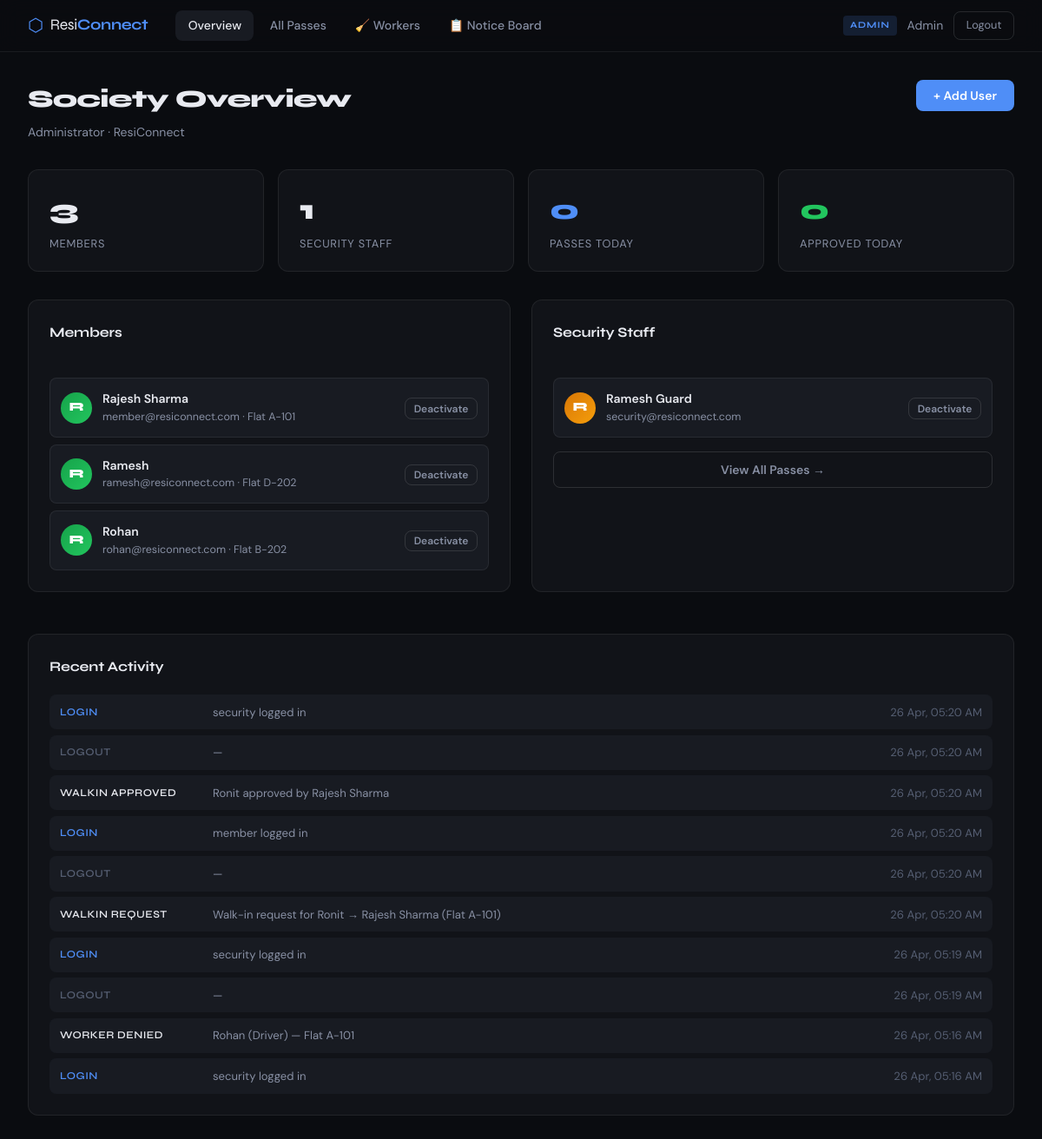
The page /admin (signed in) on the database its author committed.
### app.py (models this page shows)
class User(db.Model):
    id = db.Column(db.Integer, primary_key=True)
    name = db.Column(db.String(100), nullable=False)
    email = db.Column(db.String(120), unique=True, nullable=False)
    password = db.Column(db.String(200), nullable=False)
    role = db.Column(db.String(20), nullable=False)  # admin, member, security
    flat_number = db.Column(db.String(20))
    created_at = db.Column(db.DateTime, default=datetime.utcnow)
    is_active = db.Column(db.Boolean, default=True)

class ActivityLog(db.Model):
    id = db.Column(db.Integer, primary_key=True)
    action = db.Column(db.String(200), nullable=False)
    user_id = db.Column(db.Integer, db.ForeignKey('user.id'))
    guest_pass_id = db.Column(db.Integer, db.ForeignKey('guest_pass.id'))
    timestamp = db.Column(db.DateTime, default=datetime.utcnow)
    details = db.Column(db.String(500))

### app.py (the view)
@app.route('/admin')
@role_required('admin')
def admin_dashboard():
    total_members = User.query.filter_by(role='member', is_active=True).count()
    total_security = User.query.filter_by(role='security', is_active=True).count()
    today = datetime.utcnow().date()
    today_passes = GuestPass.query.filter(
        db.func.date(GuestPass.created_at) == today).count()
    approved_today = GuestPass.query.filter(
        db.func.date(GuestPass.scanned_at) == today,
        GuestPass.status == 'approved').count()
    recent_logs = ActivityLog.query.order_by(
        ActivityLog.timestamp.desc()).limit(10).all()
    members = User.query.filter_by(role='member').order_by(User.name).all()
    security_staff = User.query.filter_by(role='security').order_by(User.name).all()
    return render_template('admin_dashboard.html',
        user=User.query.get(session['user_id']),
        total_members=total_members, total_security=total_security,
        today_passes=today_passes, approved_today=approved_today,
        recent_logs=recent_logs, members=members, security_staff=security_staff)

### app.py (called while the page is built)
def role_required(*roles):
    def decorator(f):
        @wraps(f)
        def decorated(*args, **kwargs):
            if 'user_id' not in session:
                return redirect(url_for('login'))
            user = User.query.get(session['user_id'])
            if user.role not in roles:
                flash('Access denied.', 'error')
                return redirect(url_for('dashboard'))
            return f(*args, **kwargs)
        return decorated
    return decorator

### templates/admin_dashboard.html (shortened to what this page needs)
{% extends "base.html" %}
{% block content %}
<div class="page-header">
  <div>
    <h1 class="page-title">Society Overview</h1>
    <p class="page-sub">Administrator · ResiConnect</p>
  </div>
  <button class="btn btn-primary" onclick="openModal('addUserModal')">+ Add User</button>
</div>
<div class="stats-row">
  <div class="stat-card">
    <div class="stat-num">{{ total_members }}</div>
    <div class="stat-label">Members</div>
  </div>
  <div class="stat-card">
    <div class="stat-num">{{ total_security }}</div>
    <div class="stat-label">Security Staff</div>
  </div>
  <div class="stat-card accent-blue">
    <div class="stat-num">{{ today_passes }}</div>
    <div class="stat-label">Passes Today</div>
  </div>
  <div class="stat-card accent-green">
    <div class="stat-num">{{ approved_today }}</div>
    <div class="stat-label">Approved Today</div>
  </div>
</div>
<div class="two-col">
  <div class="section">
    <div class="section-header">
      <h2 class="section-title">Members</h2>
    </div>
    <div class="user-list">
      {% for m in members %}
      <div class="user-row {% if not m.is_active %}inactive{% endif %}">
        <div class="user-init member-init">{{ m.name[0].upper() }}</div>
        <div class="user-info">
          <div class="user-name-row">{{ m.name }}</div>
          <div class="user-meta">{{ m.email }} {% if m.flat_number %}· Flat {{ m.flat_number }}{% endif %}</div>
        </div>
        <form method="POST" action="{{ url_for('toggle_user', uid=m.id) }}">
          <button class="btn btn-xs {% if m.is_active %}btn-outline{% else %}btn-primary{% endif %}">
            {% if m.is_active %}Deactivate{% else %}Activate{% endif %}
          </button>
        </form>
      </div>
      {% endfor %}
    </div>
  </div>
  <div class="section">
    <div class="section-header">
      <h2 class="section-title">Security Staff</h2>
    </div>
    <div class="user-list">
      {% for s in security_staff %}
      <div class="user-row {% if not s.is_active %}inactive{% endif %}">
        <div class="user-init security-init">{{ s.name[0].upper() }}</div>
        <div class="user-info">
          <div class="user-name-row">{{ s.name }}</div>
          <div class="user-meta">{{ s.email }}</div>
        </div>
        <form method="POST" action="{{ url_for('toggle_user', uid=s.id) }}">
          <button class="btn btn-xs {% if s.is_active %}btn-outline{% else %}btn-primary{% endif %}">
            {% if s.is_active %}Deactivate{% else %}Activate{% endif %}
          </button>
        </form>
      </div>
      {% endfor %}
    </div>
    <div class="mt-2">
      <a href="{{ url_for('admin_all_passes') }}" class="btn btn-outline btn-full">View All Passes →</a>
    </div>
  </div>
</div>
<div class="section">
  <h2 class="section-title">Recent Activity</h2>
  <div class="log-list">
    {% for log in recent_logs %}
    <div class="log-row">
      <div class="log-action log-{{ log.action.lower() }}">{{ log.action.replace('_', ' ') }}</div>
      <div class="log-detail">{{ log.details or '—' }}</div>
      <div class="log-time">{{ log.timestamp.strftime('%d %b, %I:%M %p') }}</div>
    </div>
    {% endfor %}
  </div>
</div>
{% endblock %}

### static/css/main.css (style rules this page uses)
:root { --bg: #0a0c10; --bg2: #111318; --bg3: #181b22; --bg4: #1f222b; --border: rgba(255,255,255,0.07); --border2: rgba(255,255,255,0.12); --text: #e8eaf0; --text2: #8890a4; --text3: #555e72; --accent: #4f8ef7; --accent2: #2563d4; --green: #22c55e; --green2: #16a34a; --red: #ef4444; --red2: #dc2626; --yellow: #eab308; --orange: #f97316; --radius: 12px; --radius-sm: 8px; --shadow: 0 4px 24px rgba(0,0,0,0.4); --shadow-lg: 0 12px 48px rgba(0,0,0,0.6); }
*, *::before, *::after { box-sizing: border-box; margin: 0; padding: 0; }
html { font-size: 16px; -webkit-font-smoothing: antialiased; }
body { background: var(--bg); color: var(--text); font-family: 'DM Sans', sans-serif; min-height: 100vh; line-height: 1.6; }
.page-header { display: flex; align-items: flex-start; justify-content: space-between; margin-bottom: 2rem; }
.page-title { font-family: 'Syne', sans-serif; font-size: 1.75rem; font-weight: 800; letter-spacing: -0.03em; color: var(--text); }
.page-sub { color: var(--text2); font-size: 0.875rem; margin-top: 0.25rem; }
.stats-row { display: grid; grid-template-columns: repeat(auto-fit, minmax(160px, 1fr)); gap: 1rem; margin-bottom: 2rem; }
.stat-card { background: var(--bg2); border: 1px solid var(--border); border-radius: var(--radius); padding: 1.25rem 1.5rem; transition: border-color 0.2s; }
.stat-num { font-family: 'Syne', sans-serif; font-size: 2rem; font-weight: 800; letter-spacing: -0.04em; color: var(--text); }
.stat-label { font-size: 0.8rem; color: var(--text2); margin-top: 0.25rem; text-transform: uppercase; letter-spacing: 0.06em; }
.accent-green .stat-num { color: var(--green); }
.accent-blue .stat-num { color: var(--accent); }
.section { background: var(--bg2); border: 1px solid var(--border); border-radius: var(--radius); padding: 1.5rem; margin-bottom: 1.5rem; }
.section-header { display: flex; align-items: center; justify-content: space-between; margin-bottom: 1.25rem; }
.section-title { font-family: 'Syne', sans-serif; font-size: 1rem; font-weight: 700; letter-spacing: -0.01em; margin-bottom: 1.25rem; }
.btn { display: inline-flex; align-items: center; justify-content: center; gap: 0.4rem; padding: 0.55rem 1.25rem; border-radius: var(--radius-sm); font-size: 0.875rem; font-weight: 600; font-family: 'DM Sans', sans-serif; cursor: pointer; border: none; text-decoration: none; transition: all 0.18s; white-space: nowrap; }
.btn-primary { background: var(--accent); color: #fff; }
.btn-outline { background: transparent; border: 1px solid var(--border2); color: var(--text2); }
.btn-xs { padding: 0.2rem 0.6rem; font-size: 0.75rem; }
.btn-full { width: 100%; }
.two-col { display: grid; grid-template-columns: 1fr 1fr; gap: 1.5rem; margin-bottom: 1.5rem; }
.user-list { display: flex; flex-direction: column; gap: 0.5rem; }
.user-row { display: flex; align-items: center; gap: 0.75rem; padding: 0.75rem; background: var(--bg3); border-radius: var(--radius-sm); border: 1px solid var(--border); }
.user-init { width: 36px; height: 36px; border-radius: 50%; display: flex; align-items: center; justify-content: center; font-family: 'Syne', sans-serif; font-weight: 800; font-size: 0.875rem; color: #fff; flex-shrink: 0; }
.member-init { background: linear-gradient(135deg, #16a34a, #22c55e); }
.security-init { background: linear-gradient(135deg, #d97706, #f59e0b); }
.user-info { flex: 1; }
.user-name-row { font-weight: 600; font-size: 0.875rem; }
.user-meta { font-size: 0.78rem; color: var(--text2); }
.log-list { display: flex; flex-direction: column; gap: 0.4rem; }
.log-row { display: grid; grid-template-columns: 160px 1fr auto; align-items: center; gap: 1rem; padding: 0.6rem 0.75rem; background: var(--bg3); border-radius: var(--radius-sm); font-size: 0.82rem; }
.log-action { font-weight: 600; font-size: 0.75rem; letter-spacing: 0.04em; font-family: 'Syne', sans-serif; }
.log-login { color: var(--accent); }
.log-logout { color: var(--text3); }
.log-detail { color: var(--text2); }
.log-time { color: var(--text3); white-space: nowrap; }
.mt-2 { margin-top: 1rem; }

### rows shown on the page
User: name "R", name "Rajesh Sharma", email "member@resiconnect.com", flat_number "A-101", is_active "Deactivate"
User: name "R", name "Ramesh", email "ramesh@resiconnect.com", flat_number "D-202", is_active "Deactivate"
User: name "R", name "Rohan", email "rohan@resiconnect.com", flat_number "B-202", is_active "Deactivate"
User: name "R", name "Ramesh Guard", email "security@resiconnect.com", is_active "Deactivate"
ActivityLog: action.replace "LOGIN", details "security logged in", timestamp "26 Apr, 05:20 AM"
ActivityLog: action.replace "LOGOUT", details "—", timestamp "26 Apr, 05:20 AM"
ActivityLog: action.replace "WALKIN APPROVED", details "Ronit approved by Rajesh Sharma", timestamp "26 Apr, 05:20 AM"
ActivityLog: action.replace "LOGIN", details "member logged in", timestamp "26 Apr, 05:20 AM"
ActivityLog: action.replace "LOGOUT", details "—", timestamp "26 Apr, 05:20 AM"
ActivityLog: action.replace "WALKIN REQUEST", details "Walk-in request for Ronit → Rajesh Sharma (Flat A-101)", timestamp "26 Apr, 05:20 AM"
ActivityLog: action.replace "LOGIN", details "security logged in", timestamp "26 Apr, 05:19 AM"
ActivityLog: action.replace "LOGOUT", details "—", timestamp "26 Apr, 05:19 AM"
ActivityLog: action.replace "WORKER DENIED", details "Rohan (Driver) — Flat A-101", timestamp "26 Apr, 05:16 AM"
ActivityLog: action.replace "LOGIN", details "security logged in", timestamp "26 Apr, 05:16 AM"

### other values the page prints
{{ session.get('user_role', '').upper() }} "ADMIN"
{{ session.get('user_name', '') }} "Admin"
{{ total_members }} "3"
{{ total_security }} "1"
{{ today_passes }} "0"
{{ approved_today }} "0"
